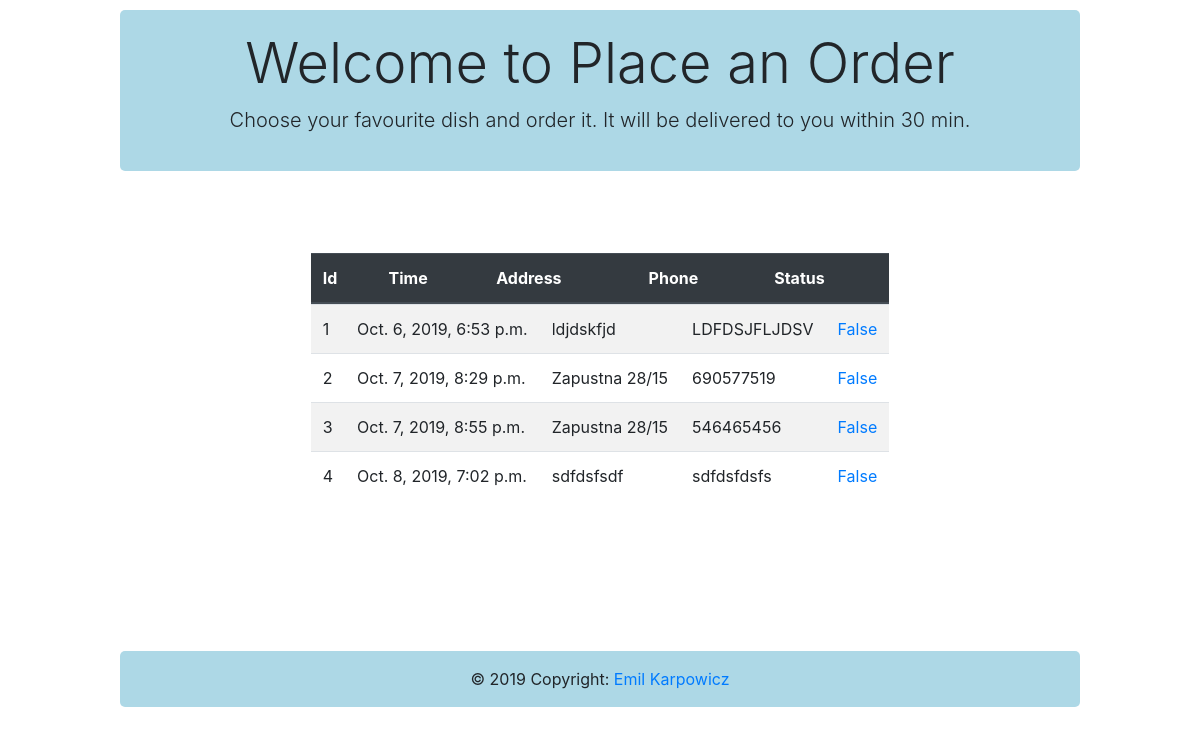
Page /check_orders on the earlier database version.
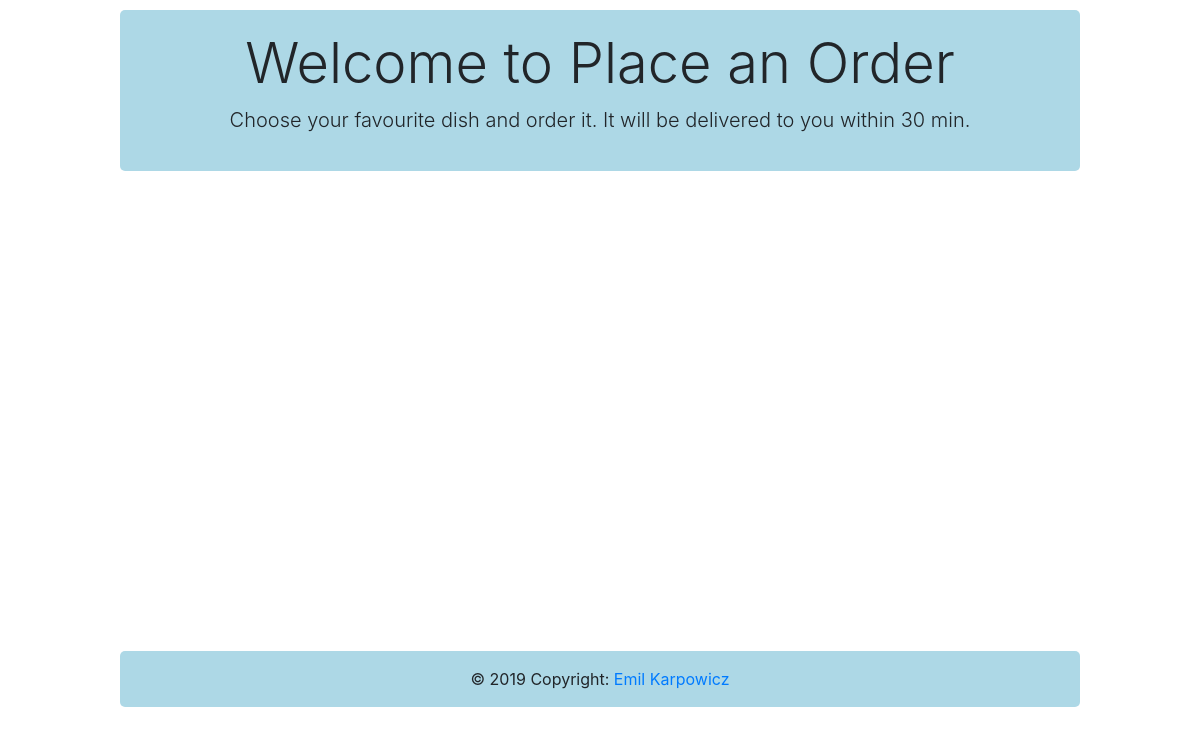
Same page on the later database version.
### Place_Order_Application/models.py (models this page shows, shortened)
class Order(models.Model):
    id = models.AutoField(primary_key=True)
    products =  models.ManyToManyField('Product')
    status = models.BooleanField(default=False,blank=False,null=False)
    time = models.DateTimeField(blank=False, null=False,default=now)
    address=models.CharField(max_length=500,blank=False,null=False)
    pnumber = models.CharField(max_length=100, blank=False, null=False)
    user_who_placed_order = models.ForeignKey('UserProfileInfo', on_delete=models.CASCADE,default=UserProfileInfo.DEFAULT_PK)

### Place_Order_Application/views.py (the view)
# urls.py: re_path(r'^check_orders',views.check_orders,name="check_orders"),
def check_orders(request):
    all_orders = Order.objects.all()
    context = {'all_orders':all_orders,}
    return render(request,'Place_Order_Application/check_orders.html',context=context)

### templates/Place_Order_Application/check_orders.html
<!doctype html>
{% extends 'Place_Order_Application/base.html' %}
{% block body_block %}
<div style="display: flex;flex-direction: column;gap:5px;">
    {% if all_orders %}
        <table id='orders' class="table table-striped table-hover" style="table-layout: fixed;display:flex;flex-direction:column">
            <thead class="thead-dark" style="display: table;width: 100%">
                <tr>
                    <th>Id</th>
                    <th>Time</th>
                    <th>Address</th>
                    <th>Phone</th>
                    <th>Status</th>
                </tr>
            </thead>
            <tbody style="height: 250px;overflow: auto">
                {% for o in all_orders %}
                    <tr>
                            <td>{{ o.id }}</td>
                            <td>{{ o.time }}</td>
                            <td>{{ o.address }}</td>
                            <td>{{ o.pnumber }}</td>
                            <td><a href="">{{ o.status }}</a></td>
                    </tr>
                {% endfor %}
            </tbody>
        </table>
    {% endif %}
</div>
{% endblock %}

### templates/Place_Order_Application/base.html (shortened to what this page needs)
<!doctype html>
<html lang="en">
  <head>
    {% load staticfiles %}
    <link rel="stylesheet" href="https://stackpath.bootstrapcdn.com/bootstrap/4.3.1/css/bootstrap.min.css">
    <link rel="stylesheet" href={% static 'Place_Order_Application/css/mystyles.css' %}>
  </head>
  <body>
    <div class="grid-container">
            <div class="mTop" style="margin-top: 10px; background-color: lightblue; border-radius: 5px;">
                <h1 class="display-4">Welcome to Place an Order </h1>
                <p class="lead">Choose your favourite dish and order it. It will be delivered to you within 30 min.</p>
            </div>
            <div class="mMiddle">
            {% block body_block %}{% endblock %}
            </div>
            <div class="mBottom" style="margin-bottom: 10px; background-color: lightblue; border-radius: 5px;">
              <div class="footer-copyright text-center py-3">© 2019 Copyright:
                <a href="{% url 'Place_Order_Application:index' %}"> Emil Karpowicz</a>
              </div>
            </div>
    </div>
  </body>
</html>

### static/Place_Order_Application/css/mystyles.css (style rules this page uses)
html,body { height: 100%; }
.grid-container { height: 100%; display: grid; grid-template-rows: fit-content(60%) fit-content(30%) fit-content(10%); grid-template-columns: 100%; grid-template-areas: "mTop" "mMiddle" "mBottom"; }
@media screen and (min-width: 480px) { .grid-container { height: 100%; display: grid; grid-template-rows: fit-content(30%) 60% fit-content(10%); grid-template-columns: 100%; grid-template-areas: "mTop" "mMiddle" "mBottom"; } }
.mTop { width: 80%; padding: 20px; justify-self: center; grid-area: mTop; justify-content: center; align-items: center; display: flex; flex-direction: column; }
.mMiddle { width: 80%; justify-self: center; grid-area: mMiddle; display: flex; justify-content: center; align-items: center; }
.mBottom { width: 80%; justify-self: center; grid-area: mBottom; }

Differences in the rows shown:
removed Order: id "1", time "Oct. 6, 2019, 6:53 p.m.", address "ldjdskfjd", pnumber "LDFDSJFLJDSV", status "False"
removed Order: id "2", time "Oct. 7, 2019, 8:29 p.m.", address "Zapustna 28/15", pnumber "690577519", status "False"
removed Order: id "3", time "Oct. 7, 2019, 8:55 p.m.", address "Zapustna 28/15", pnumber "546465456", status "False"
removed Order: id "4", time "Oct. 8, 2019, 7:02 p.m.", address "sdfdsfsdf", pnumber "sdfdsfdsfs", status "False"
Other differences:
text no longer shown: "Id Time Address Phone Status"
